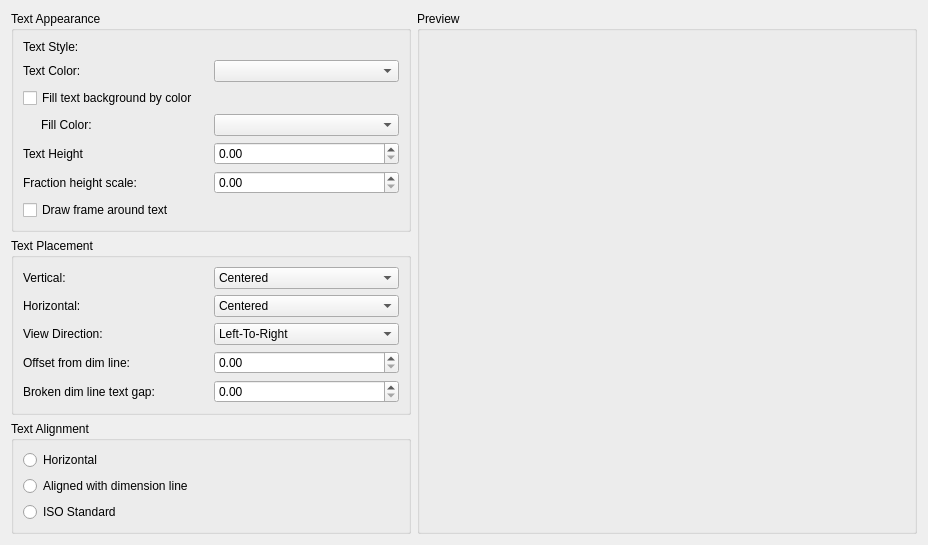
     <widget class="QWidget" name="tabText">
      <attribute name="title">
       <string>Text</string>
      </attribute>
      <layout class="QGridLayout" name="gridLayout_14">
       <item row="0" column="0">
        <widget class="QGroupBox" name="gbTextAppearance">
         <property name="minimumSize">
          <size>
           <width>400</width>
           <height>0</height>
          </size>
         </property>
         <property name="title">
          <string>Text Appearance</string>
         </property>
         <layout class="QGridLayout" name="gridLayout_12">
          <item row="0" column="1">
           <widget class="QG_FontBox" name="cbDimTxSty" native="true">
            <property name="toolTip">
             <string>Lists the available text styles.</string>
            </property>
           </widget>
          </item>
          <item row="3" column="0">
           <widget class="QLabel" name="label_26">
            <property name="styleSheet">
             <string notr="true">margin-left:15px;</string>
            </property>
            <property name="text">
             <string>Fill Color:</string>
            </property>
           </widget>
          </item>
          <item row="0" column="0">
           <widget class="QLabel" name="label_23">
            <property name="text">
             <string>Text Style:</string>
            </property>
           </widget>
          </item>
          <item row="3" column="1">
           <widget class="QG_ColorBox" name="cbTextFillColor">
            <property name="toolTip">
             <string>Sets the color for the text background in dimensions (DIMTFILLCLR system variable)</string>
            </property>
           </widget>
          </item>
          <item row="1" column="0">
           <widget class="QLabel" name="label_25">
            <property name="text">
             <string>Text Color:</string>
            </property>
           </widget>
          </item>
          <item row="5" column="0">
           <widget class="QLabel" name="label_24">
            <property name="text">
             <string>Text Height</string>
            </property>
           </widget>
          </item>
          <item row="6" column="1">
           <widget class="QDoubleSpinBox" name="dcbTextFractionHeightScale">
            <property name="toolTip">
             <string>Sets the scale of fractions relative to dimension text. (DIMTFAC system variable)</string>
            </property>
            <property name="decimals">
             <number>2</number>
            </property>
            <property name="singleStep">
             <double>0.100000000000000</double>
            </property>
           </widget>
          </item>
          <item row="6" column="0">
           <widget class="QLabel" name="label_27">
            <property name="text">
             <string>Fraction height scale:</string>
            </property>
           </widget>
          </item>
          <item row="5" column="1">
           <widget class="QDoubleSpinBox" name="dcbTextHeight">
            <property name="toolTip">
             <string>Sets the height of the current dimension text style. (DIMTXT system variable)</string>
            </property>
            <property name="decimals">
             <number>2</number>
            </property>
            <property name="singleStep">
             <double>0.100000000000000</double>
            </property>
           </widget>
          </item>
          <item row="1" column="1">
           <widget class="QG_ColorBox" name="cbTextColor">
            <property name="toolTip">
             <string>Sets the color for the dimension text (DIMCLRT system variable)</string>
            </property>
           </widget>
          </item>
          <item row="2" column="0" colspan="2">
           <widget class="QCheckBox" name="cbTextFillByBackground">
            <property name="toolTip">
             <string>Defines whether text background will be filled by color</string>
            </property>
            <property name="text">
             <string>Fill text background by color</string>
            </property>
           </widget>
          </item>
          <item row="7" column="0" colspan="2">
           <widget class="QCheckBox" name="cbTextDrawFrameAroundText">
            <property name="toolTip">
             <string>Displays a rectangular frame around the dimension text. This option changes the value stored in the DIMGAP system variable to a negative value.</string>
            </property>
            <property name="text">
             <string>Draw frame around text</string>
            </property>
           </widget>
          </item>
         </layout>
        </widget>
       </item>
       <item row="3" column="0">
        <spacer name="verticalSpacer_2">
         <property name="orientation">
          <enum>Qt::Vertical</enum>
         </property>
         <property name="sizeHint" stdset="0">
          <size>
           <width>0</width>
           <height>0</height>
          </size>
         </property>
        </spacer>
       </item>
       <item row="2" column="0">
        <widget class="QGroupBox" name="gbTextAlignment">
         <property name="title">
          <string>Text Alignment</string>
         </property>
         <layout class="QGridLayout" name="gridLayout_15">
          <item row="0" column="0">
           <widget class="QRadioButton" name="rbTextAlignmentHorizontal">
            <property name="toolTip">
             <string>Places text in a horizontal position (DIMTIH and DIMTOH system variables).</string>
            </property>
            <property name="text">
             <string>Horizontal</string>
            </property>
           </widget>
          </item>
          <item row="1" column="0">
           <widget class="QRadioButton" name="rbTextAlignmentAligned">
            <property name="toolTip">
             <string>Aligns text with the dimension line (DIMTIH and DIMTOH system variables).</string>
            </property>
            <property name="text">
             <string>Aligned with dimension line</string>
            </property>
           </widget>
          </item>
          <item row="2" column="0">
           <widget class="QRadioButton" name="rbTextAlignmentIsoStandard">
            <property name="toolTip">
             <string>Aligns text with the dimension line when text is inside the extension lines, but aligns it horizontally when text is outside the extension lines (DIMTIH and DIMTOH system variables).</string>
            </property>
            <property name="text">
             <string>ISO Standard</string>
            </property>
           </widget>
          </item>
         </layout>
        </widget>
       </item>
       <item row="1" column="0">
        <widget class="QGroupBox" name="gbTextPlacement">
         <property name="title">
          <string>Text Placement</string>
         </property>
         <layout class="QGridLayout" name="gridLayout_13">
          <item row="2" column="1">
           <widget class="QComboBox" name="cbTextPlacementReadingDirection">
            <property name="toolTip">
             <string>Controls the dimension text viewing direction. (DIMTXTDIRECTION system variable)</string>
            </property>
            <item>
             <property name="text">
              <string>Left-To-Right</string>
             </property>
            </item>
            <item>
             <property name="text">
              <string>Right-To-Left</string>
             </property>
            </item>
           </widget>
          </item>
          <item row="4" column="0">
           <widget class="QLabel" name="lblTextOffsetFromDimLine">
            <property name="text">
             <string>Offset from dim line:</string>
            </property>
           </widget>
          </item>
          <item row="1" column="0">
           <widget class="QLabel" name="label_29">
            <property name="text">
             <string>Horizontal:</string>
            </property>
           </widget>
          </item>
          <item row="1" column="1">
           <widget class="QComboBox" name="cbTextPlacementHorizontal">
            <property name="toolTip">
             <string>Controls the horizontal placement of dimension text along the dimension line, in relation to the extension lines. (DIMJUST system variable)</string>
            </property>
            <item>
             <property name="text">
              <string>Centered</string>
             </property>
            </item>
            <item>
             <property name="text">
              <string>At Ext Line 1</string>
             </property>
            </item>
            <item>
             <property name="text">
              <string>At Ext Line 2</string>
             </property>
            </item>
            <item>
             <property name="text">
              <string>Over Ext Line 1</string>
             </property>
            </item>
            <item>
             <property name="text">
              <string>Over Ext Line 2</string>
             </property>
            </item>
           </widget>
          </item>
          <item row="2" column="0">
           <widget class="QLabel" name="label_30">
            <property name="text">
             <string>View Direction:</string>
            </property>
           </widget>
          </item>
          <item row="0" column="0">
           <widget class="QLabel" name="label_28">
            <property name="text">
             <string>Vertical:</string>
            </property>
           </widget>
          </item>
          <item row="0" column="1">
           <widget class="QComboBox" name="cbTextPlacementVertical">
            <property name="toolTip">
             <string>Controls the vertical placement of dimension text in relation to the dimension line. (DIMTAD system variable)</string>
            </property>
            <item>
             <property name="text">
              <string>Centered</string>
             </property>
            </item>
            <item>
             <property name="text">
              <string>Above</string>
             </property>
            </item>
            <item>
             <property name="text">
              <string>Outside</string>
             </property>
            </item>
            <item>
             <property name="text">
              <string>JIS</string>
             </property>
            </item>
            <item>
             <property name="text">
              <string>Below</string>
             </property>
            </item>
           </widget>
          </item>
          <item row="4" column="1">
           <widget class="QDoubleSpinBox" name="dsbTextOffsetFromDimLine">
            <property name="toolTip">
             <string>Vertical position of text above or below dimension line if vertical placement (DIMTAD) is not &quot;Centered&quot; (DIMTVP variable).</string>
            </property>
            <property name="decimals">
             <number>2</number>
            </property>
            <property name="singleStep">
             <double>0.100000000000000</double>
            </property>
           </widget>
          </item>
          <item row="5" column="0">
           <widget class="QLabel" name="lblTextGapFromDimLine">
            <property name="text">
             <string>Broken dim line text gap:</string>
            </property>
           </widget>
          </item>
          <item row="5" column="1">
           <widget class="QDoubleSpinBox" name="dsbTextGapFromDimLine">
            <property name="toolTip">
             <string>Sets the current text gap, which is the distance around the dimension text when the dimension line is broken to accommodate the dimension text (DIMGAP system variable).</string>
            </property>
            <property name="singleStep">
             <double>0.100000000000000</double>
            </property>
           </widget>
          </item>
         </layout>
        </widget>
       </item>
       <item row="0" column="1" rowspan="4">
        <widget class="QGroupBox" name="gbPreviewText">
         <property name="minimumSize">
          <size>
           <width>500</width>
           <height>0</height>
          </size>
         </property>
         <property name="title">
          <string>Preview</string>
         </property>
        </widget>
       </item>
      </layout>
     </widget>
